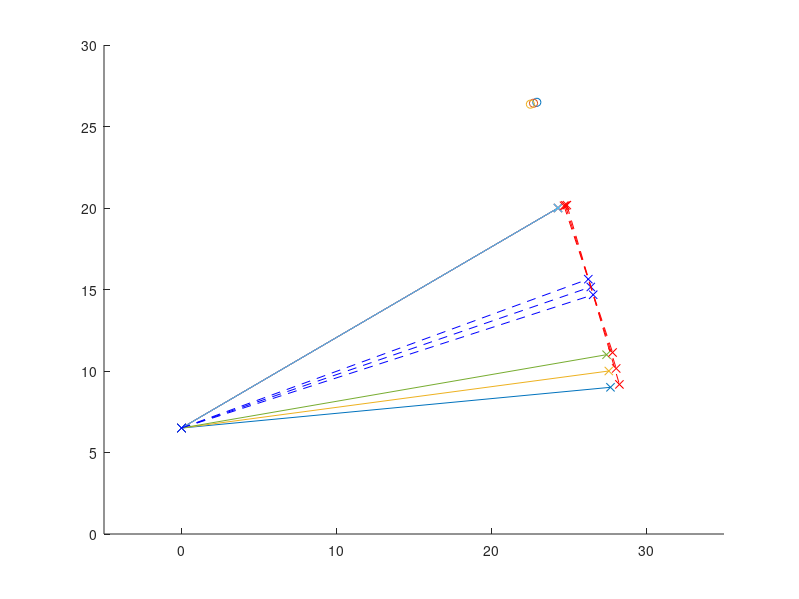
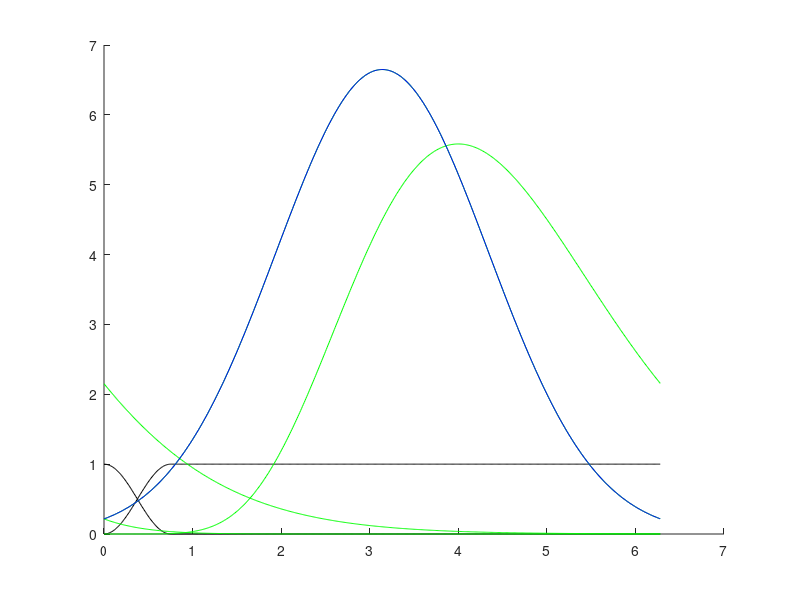
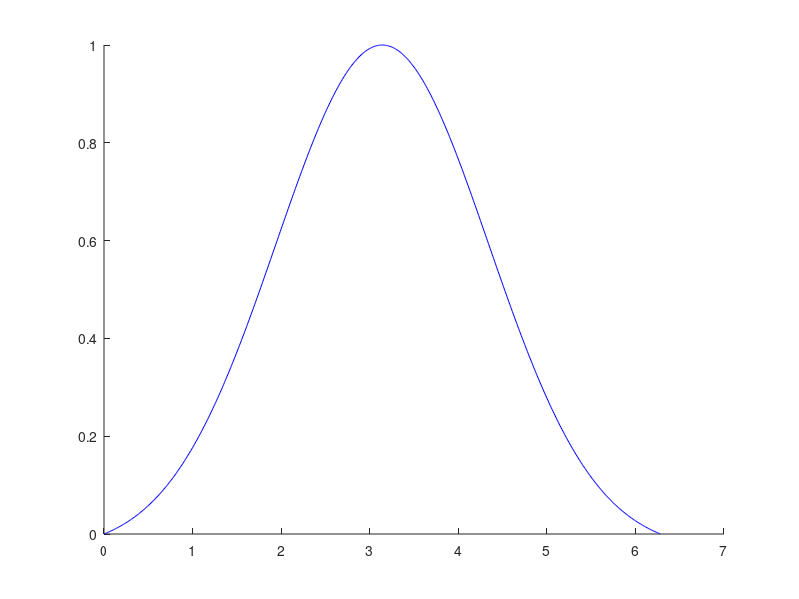
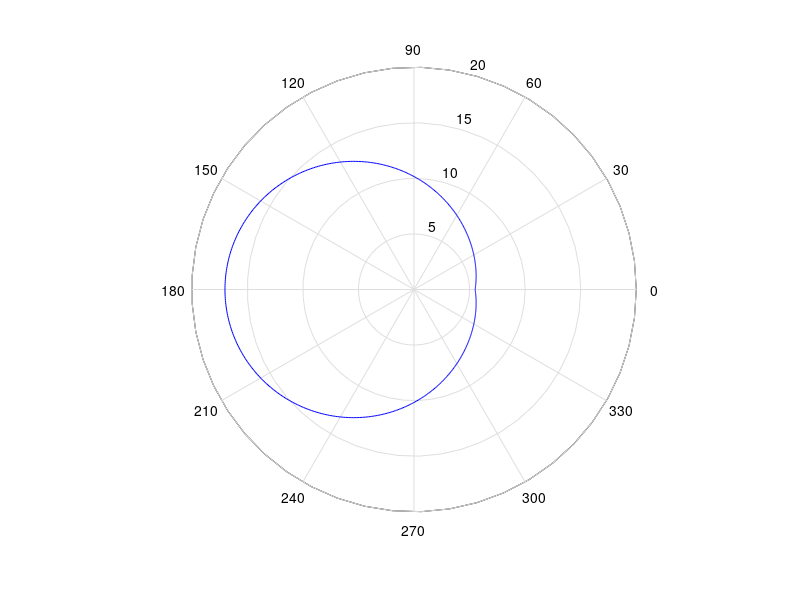

Write the MATLAB code that produced these figures, in order.
% The OxyGEN proyect by Profoty.xyz
% Together against the Covid-19
% V4.0 rev.17/03/2020
% 
% Website/blog: oxygen.protofy.xyz
% Contact: oxygen@protofy.xyz


%GEOMETRICAL PARAMETERS

clear;

%Length from the bearing to the hinge
l0 = 27.5;

%Length of the vertical wall that supports the hinge
h0 = 6.5;

%Lenght of the vertical support of the bearing
hb = 4.0;

%Bearing radius
br = 1.1;

%Array of different max and min positions of the bearing
h1a = [9, 10, 11];
h2a = [20, 20, 20];

%Number of cycles per cam turn (1 to 3).
nc = 1;

%Minimum radius of the camshaft
rmin = 5.5;


%BREATHING CYCLE PARAMETERS

%Duration of the inhale cycle / duration of the whole cycle
lambda1 = 0.500;
lambda2 = 0.060;

%Soft transition between inhale and exhale cycles
dpsi21 = 0.12;
dpsi12 = 0.15;

%Adjust parameters of the inhale curve
ga1 = pi;
gb1 = 1.2;
ff1 = 20;
sp1 = 1;

%Adjust parametes of the exhale curve
ga2 = 9;
gb2 = .5;
ff2 = 20;


%GENERATION OF THE CURVES AND THE CAMSHAFT

%Generation of the geometry

l = sqrt(l0^2+hb^2);


for i = 1:numel(h1a);
    
    ymin(i) = h1a(i);
    ymax(i) = h2a(i);
    
    alphamin(i) = acos((h0 - h1a(i)) / l);
    alphamax(i) = acos((h0 - h2a(i)) / l);
    
    xmin(i) = l*sin(alphamin(i));    
    xmax(i) = l*sin(alphamax(i));
    
    d(i) = sqrt((xmin(i)-xmax(i))^2 + (ymin(i)-ymax(i))^2);
    
    alphatan(i) = (alphamin(i) + alphamax(i)) / 2;
    
    xtan(i) = l*sin(alphatan(i));    
    ytan(i) = h0 - l*cos(alphatan(i));
    
    xsup(i) = xtan(i) + (d(i)/2)*cos(alphatan(i));
    xinf(i) = xtan(i) - (d(i)/2)*cos(alphatan(i));
    
    ysup(i) = ytan(i) + (d(i)/2)*sin(alphatan(i));
    yinf(i) = ytan(i) - (d(i)/2)*sin(alphatan(i));
    
    xcam(i) = xtan(i) + (d(i)/2 + rmin + br)*cos(alphatan(i));
    ycam(i) = ytan(i) + (d(i)/2 + rmin + br)*sin(alphatan(i));
    
end;


%Time increment
dt = 0.01;

%time coordinate during the whole cycle
theta = 0:dt:2*pi;

%Generation of the soft transition between inhale and exhale curves
psi1 = [];
psi2 = [];

for i = 1:numel(theta);
    
    if theta(i) < (lambda2-dpsi21/2)*2*pi;
        psi1(i) = 0;
        
    elseif theta(i) < (lambda2+dpsi21/2)*2*pi;
        psi1(i) = 0.5 + 0.5*cos((theta(i)-(lambda2+dpsi21/2)*2*pi)/(2*dpsi21));
        
    else theta(i) < (lambda1-dpsi12/2)*2*pi;
        psi1(i) = 1;
        
    end;
    
    psi2(i) = 1 - psi1(i);
    
end;    


%Generation of the complete breathing cycle rho(theta)

rho = [];
rho1 = [];
rho2 = [];
rho2next = [];

rhomin = 1000;
rhomax = 0;

for i = 1:numel(theta);
    
    %Inhale curve
    rho1(i) = ff1*normpdf(sp1*theta(i), ga1, gb1);
    rho1next(i) = ff1*normpdf(sp1*theta(i)+sp1*2*pi, ga1, gb1);
    
    %Exhale curve
    rho2(i) = ff2*gampdf(theta(i), ga2, gb2);
    rho2next(i) = ff2*gampdf(theta(i)+2*pi, ga2, gb2);
    
   
    rho(i) = rho1(i);
 
    
    %Capturing min and max in order to generate the normalized curve
    if rho(i) > rhomax
        rhomax = rho(i);
    end;
    
    if rho(i) < rhomin
        rhomin = rho(i);
    end;

end;


%Generation of a normalised curve and camshaft

rhonorm = [];
rhocam = [];

for i = 1:numel(theta);
    
    rhonorm(i) = (rho(i)-rhomin)/(rhomax-rhomin);
        
    for n = 1:numel(d)
        
        rhocam(n,i) = rmin + rhonorm(i)*d(n);
        
    end;
    
end;


%Generation of the first derivate of the camshaft geometry to analize and
%validate the design

drho = [];
drhonorm = [];
drhocam = [];

a = rmin;
b = 1/dt;

for i = 1 : numel(rho)-1;
    
    drho(i) = b*(rho(i+1)-rho(i));
    drhonorm(i) = b*(rhonorm(i+1)-rhonorm(i));
    drhocam(i) = b*(rhocam(i+1)-rhocam(i)) + a;
    
end;

drho(numel(rho)) = b*(rho(1)-rho(numel(rho)));
drhonorm(numel(rhonorm)) = b*(rhonorm(1)-rhonorm(numel(rhonorm)));
drhocam(numel(rhocam)) = b*(rhocam(1)-rhocam(numel(rhocam))) + a;


%X and Y coordinates during two cycles (for 2-cycle camshaft plot)

theta2 = [theta/2, (2*pi+theta)/2];

rhocam2 = [rhocam, rhocam];
drhocam2 = [drho, drho];


%X and Y coordinates during three cycles (for 3-cycle camshaft plot)

theta3 = [theta/3, (2*pi+theta)/3, (4*pi+theta)/3];

rhocam3 = [rhocam, rhocam, rhocam];
drhocam3 = [drho, drho, drho];



%GENERATION OF THE PLOTS

%Trying to print it out in real size (FAIL)
%set(gcf,'PaperUnits','centimeters'); 
%set(gcf,'PaperSize',[42 29.7]);


fpos = figure('Name', 'Dimensions', 'Units', 'centimeters', 'NumberTitle', 'off');
set(gcf,'PaperUnits','centimeters', 'PaperSize', [42/2 27.9/2]);
set(gcf, 'units', 'centimeters', 'position', [0, 0, 28, 20]);
fpos = gcf;
hold on

xlim([-5 35]);
ylim([0 30]);

for i = 1:numel(xmin)
    
    plot([0, xmin(i)], [h0, ymin(i)], '-x')    
    plot([0, xmax(i)], [h0, ymax(i)], '-x')
    
    plot([0, xtan(i)], [h0, ytan(i)], '--xb')
    
    plot([xsup(i), xinf(i)], [ysup(i), yinf(i)], '--xr')
    scatter(xcam(i), ycam(i))

end;

hold off




%Plot of the breathing cycle interpolation by curves

fcycle = figure('Name', 'Breath Cycle curves', 'Units', 'centimeters', 'NumberTitle', 'off');

hold on
plot(theta, psi1, '-k')
plot(theta, psi2, '-k')
plot(theta, rho1, '-g')
plot(theta, rho1next, '-g')
plot(theta, rho2, '-g')
plot(theta, rho2next, '-g')
%plot(theta, drho, '-r')
plot(theta, rho, '-b')
hold off

set(gcf,'PaperUnits','centimeters', 'PaperSize', [42 27.9]);
set(gcf, 'units', 'centimeters', 'position', [0, 0, 27.9, 27.9]);
fcam3 = gcf;


%Plot of the normalized breathing cycle and first derivate


fnorm = figure('Name', 'Normalized Breath Cycle', 'Units', 'centimeters', 'NumberTitle', 'off');

hold on
%plot(theta, drhonorm, '-r')
plot(theta, rhonorm, '-b')
hold off

set(gcf,'PaperUnits','centimeters', 'PaperSize', [42/2 27.9/2]);
set(gcf, 'units', 'centimeters', 'position', [0, 0, 27.9, 27.9]);
fcam3 = gcf;


%Plot of a 1-cycle camshaft

for n = 1:numel(d)

    fcam1 = figure('Name', '1-Cycle Camshaft', 'Units', 'centimeters', 'NumberTitle', 'off');
    %hold on
   
    %polarplot(theta, drhocam, '-r')
    polar(theta, rhocam(n,:), '-b')

    
    %rlim([0 25]);
    hold off

    set(gcf,'PaperUnits','centimeters', 'PaperSize', [42 27.9]);
    set(gcf, 'units', 'centimeters', 'position', [0, 0, 27.9, 27.9]);
    fcam3 = gcf;
    
end


% %Plot of a 2-cycle camshaft
% 
% fcam2 = figure('Name', '2-Cycle', 'Units', 'centimeters', 'NumberTitle', 'off');
% 
% %hold on;
% %polar(theta, drhocam2, '-r')
% polar(theta2, rhocam2, '-b')
% %hold off;
% 
% set(gcf,'PaperUnits','centimeters', 'PaperSize', [42 27.9]);
% set(gcf, 'units', 'centimeters', 'position', [0, 0, 27.9, 27.9]);
% fcam3 = gcf;
% 
% 
% %Plot of a 3-cycle camshaft
% 
% fcam3 = figure('Name', '3-Cycle', 'Units', 'centimeters', 'NumberTitle', 'off');
% 
% %hold on;
% %polar(theta,drhocam3)
% polar(theta3, rhocam3)
% %hold off;
% 
% set(gcf,'PaperUnits','centimeters', 'PaperSize', [42 27.9]);
% set(gcf, 'units', 'centimeters', 'position', [0, 0, 27.9, 27.9]);
% fcam3 = gcf;

% The OxyGEN proyect by Profoty.xyz
% Together against the Covid-19
% V4.0 rev.17/03/2020
% 
% Website/blog: oxygen.protofy.xyz
% Contact: oxygen@protofy.xyz